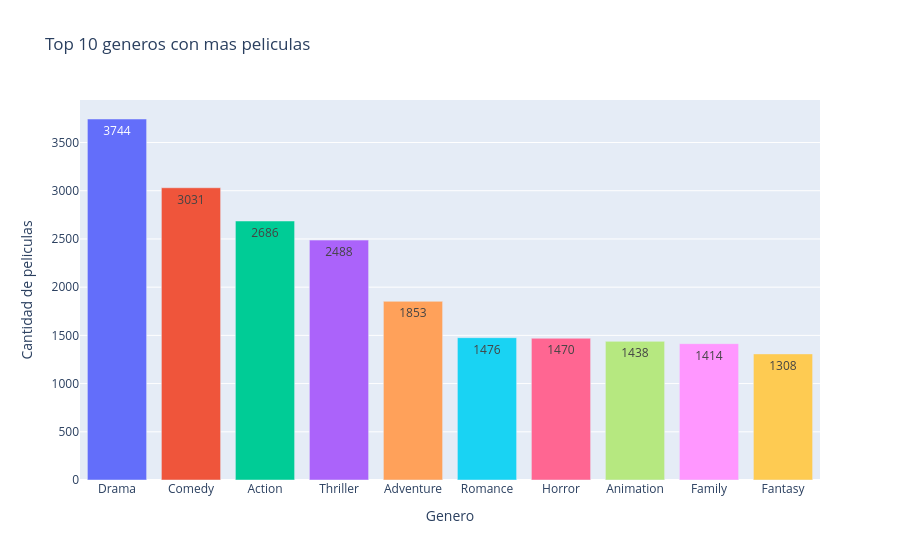

Notebook source saved alongside this figure:
### Code cell
# ─────────────────────────────────────────────────────────────────────────────
# CELDA 5 - Grafico de barras: Top 10 generos
# ─────────────────────────────────────────────────────────────────────────────

# Separamos los generos (vienen como "Action, Adventure, ...") y contamos cada uno
generos = df["Genre"].str.split(",").explode().str.strip()
top_generos = generos.value_counts().head(10).reset_index()
top_generos.columns = ["genero", "cantidad"]

fig_barras = px.bar(
    top_generos,
    x="genero",
    y="cantidad",
    color="genero",
    title="Top 10 generos con mas peliculas",
    labels={"cantidad": "Cantidad de peliculas", "genero": "Genero"},
    text_auto=True,
)
fig_barras.update_layout(showlegend=False)
fig_barras.show()

### Figure 1 — Plotly figure (JSON) as saved in the notebook; plotly's stock layout.template omitted (floating-point values rounded to 4 significant figures)
{"data": [{"hovertemplate": "Genero=%{x}<br>Cantidad de peliculas=%{y}<extra></extra>", "legendgroup": "Drama", "marker": {"color": "#636efa", "pattern": {"shape": ""}}, "name": "Drama", "orientation": "v", "showlegend": true, "textposition": "auto", "texttemplate": "%{y}", "type": "bar", "x": ["Drama"], "xaxis": "x", "y": [3744], "yaxis": "y"}, {"hovertemplate": "Genero=%{x}<br>Cantidad de peliculas=%{y}<extra></extra>", "legendgroup": "Comedy", "marker": {"color": "#EF553B", "pattern": {"shape": ""}}, "name": "Comedy", "orientation": "v", "showlegend": true, "textposition": "auto", "texttemplate": "%{y}", "type": "bar", "x": ["Comedy"], "xaxis": "x", "y": [3031], "yaxis": "y"}, {"hovertemplate": "Genero=%{x}<br>Cantidad de peliculas=%{y}<extra></extra>", "legendgroup": "Action", "marker": {"color": "#00cc96", "pattern": {"shape": ""}}, "name": "Action", "orientation": "v", "showlegend": true, "textposition": "auto", "texttemplate": "%{y}", "type": "bar", "x": ["Action"], "xaxis": "x", "y": [2686], "yaxis": "y"}, {"hovertemplate": "Genero=%{x}<br>Cantidad de peliculas=%{y}<extra></extra>", "legendgroup": "Thriller", "marker": {"color": "#ab63fa", "pattern": {"shape": ""}}, "name": "Thriller", "orientation": "v", "showlegend": true, "textposition": "auto", "texttemplate": "%{y}", "type": "bar", "x": ["Thriller"], "xaxis": "x", "y": [2488], "yaxis": "y"}, {"hovertemplate": "Genero=%{x}<br>Cantidad de peliculas=%{y}<extra></extra>", "legendgroup": "Adventure", "marker": {"color": "#FFA15A", "pattern": {"shape": ""}}, "name": "Adventure", "orientation": "v", "showlegend": true, "textposition": "auto", "texttemplate": "%{y}", "type": "bar", "x": ["Adventure"], "xaxis": "x", "y": [1853], "yaxis": "y"}, {"hovertemplate": "Genero=%{x}<br>Cantidad de peliculas=%{y}<extra></extra>", "legendgroup": "Romance", "marker": {"color": "#19d3f3", "pattern": {"shape": ""}}, "name": "Romance", "orientation": "v", "showlegend": true, "textposition": "auto", "texttemplate": "%{y}", "type": "bar", "x": ["Romance"], "xaxis": "x", "y": [1476], "yaxis": "y"}, {"hovertemplate": "Genero=%{x}<br>Cantidad de peliculas=%{y}<extra></extra>", "legendgroup": "Horror", "marker": {"color": "#FF6692", "pattern": {"shape": ""}}, "name": "Horror", "orientation": "v", "showlegend": true, "textposition": "auto", "texttemplate": "%{y}", "type": "bar", "x": ["Horror"], "xaxis": "x", "y": [1470], "yaxis": "y"}, {"hovertemplate": "Genero=%{x}<br>Cantidad de peliculas=%{y}<extra></extra>", "legendgroup": "Animation", "marker": {"color": "#B6E880", "pattern": {"shape": ""}}, "name": "Animation", "orientation": "v", "showlegend": true, "textposition": "auto", "texttemplate": "%{y}", "type": "bar", "x": ["Animation"], "xaxis": "x", "y": [1438], "yaxis": "y"}, {"hovertemplate": "Genero=%{x}<br>Cantidad de peliculas=%{y}<extra></extra>", "legendgroup": "Family", "marker": {"color": "#FF97FF", "pattern": {"shape": ""}}, "name": "Family", "orientation": "v", "showlegend": true, "textposition": "auto", "texttemplate": "%{y}", "type": "bar", "x": ["Family"], "xaxis": "x", "y": [1414], "yaxis": "y"}, {"hovertemplate": "Genero=%{x}<br>Cantidad de peliculas=%{y}<extra></extra>", "legendgroup": "Fantasy", "marker": {"color": "#FECB52", "pattern": {"shape": ""}}, "name": "Fantasy", "orientation": "v", "showlegend": true, "textposition": "auto", "texttemplate": "%{y}", "type": "bar", "x": ["Fantasy"], "xaxis": "x", "y": [1308], "yaxis": "y"}], "layout": {"barmode": "relative", "legend": {"title": {"text": "Genero"}, "tracegroupgap": 0}, "showlegend": false, "title": {"text": "Top 10 generos con mas peliculas"}, "xaxis": {"anchor": "y", "categoryarray": ["Drama", "Comedy", "Action", "Thriller", "Adventure", "Romance", "Horror", "Animation", "Family", "Fantasy"], "categoryorder": "array", "domain": [0, 1], "title": {"text": "Genero"}}, "yaxis": {"anchor": "x", "domain": [0, 1], "title": {"text": "Cantidad de peliculas"}}}}
